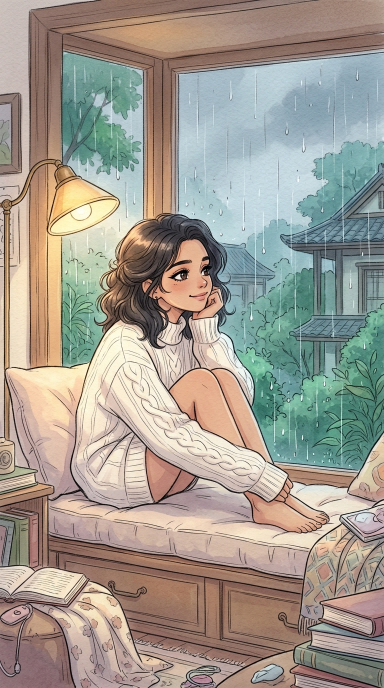
#> input picture projects/series-romantic-animations/04-baarishein-anuv-jain/assets/scene-1.jpg, 768 x 1376 px, found by its file name (shown at 1/2 size)
$ python render_living_cinematic_mv.py
#> lines starting #> are read from the running program, lines starting #| are printed output that depends on the picture
#!/usr/bin/env python3
"""
Living 2D Cinematic Anime Music Video Engine: "Baarishein" - Anuv Jain
Features:
- 4 Distinct Cinematic Shots timed to lyrics:
  1. Shot 1 (0.0s - 5.5s): Girl by rainy window bench (Breathing, 5-frame eye blink, rain streaks, window droplets)
  2. Shot 2 (5.5s - 10.5s): Intimate close-up on wistful smile & rain (Micro-smile, eye blink, falling rain)
  3. Shot 3 (10.5s - 15.5s): Boy joins on bench (Breathing on couple, cozy coffee steam, rain atmosphere)
  4. Shot 4 (15.5s - 21.0s): Emotional close-up eye contact (Dual eye blink, smiling micro-acting, warm golden rim lights)
- Smooth 6-frame cinematic cross-dissolves
- Lato-Bold synced subtitles in Instagram safe zone (MarginV=540)
"""

import math
import random
import subprocess
import sys
from pathlib import Path
import cv2
import numpy as np
from PIL import Image

PROJECT_DIR = Path("projects/series-romantic-animations/04-baarishein-anuv-jain")
ASSETS_DIR = PROJECT_DIR / "assets"
AUDIO_FILE = PROJECT_DIR / "audio" / "baarishein_clip.wav"
OUT_DIR = PROJECT_DIR / "output"
OUT_DIR.mkdir(parents=True, exist_ok=True)
FINAL_MP4 = OUT_DIR / "film_baarishein_romantic.mp4"
SUBTITLE_ASS = OUT_DIR / "baarishein_subtitles.ass"

WIDTH, HEIGHT = 1080, 1920
FPS = 30
DURATION = 21.00
TOTAL_FRAMES = int(DURATION * FPS)

print(f"🎬 Initializing Baarishein Living 2D Anime MV ({TOTAL_FRAMES} frames @ {FPS} fps)...")

# 1. LOAD & PREPARE CANVASES in NATIVE BGR
def load_canvas(path, zoom_crop=False):
#> called with zoom_crop = False
    img = cv2.imread(str(path))
#> img is the input picture: shape (1376, 768, 3); mean B, G, R 144.3, 154.6, 161
    if img is None:
        raise FileNotFoundError(f"Cannot read image: {path}")
    ih, iw = img.shape[:2]
#> ih = 1376; iw = 768
    scale = max(WIDTH / iw, HEIGHT / ih)
#> scale = 1.41
    if zoom_crop:
        scale *= 1.15
    nw, nh = int(iw * scale), int(ih * scale)
#> nw = 1080; nh = 1935
    resized = cv2.resize(img, (nw, nh), interpolation=cv2.INTER_LANCZOS4)
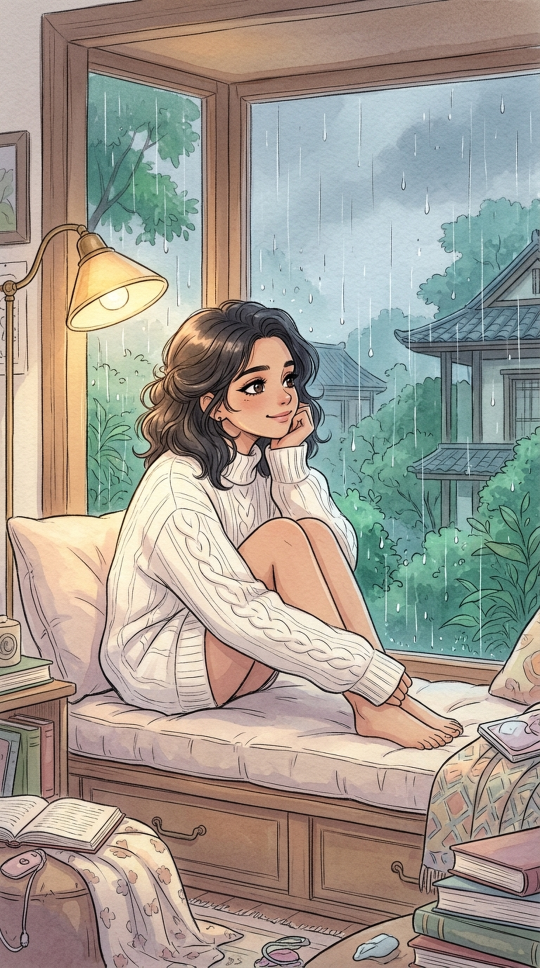
#> resized: shape (1935, 1080, 3) (shown at 1/2 size); mean B, G, R 144.3, 154.6, 161
    ox = max(0, (nw - WIDTH) // 2)
#> ox = 0
    oy = max(0, (nh - HEIGHT) // 2)
#> oy = 7
    return resized[oy:oy + HEIGHT, ox:ox + WIDTH].copy()
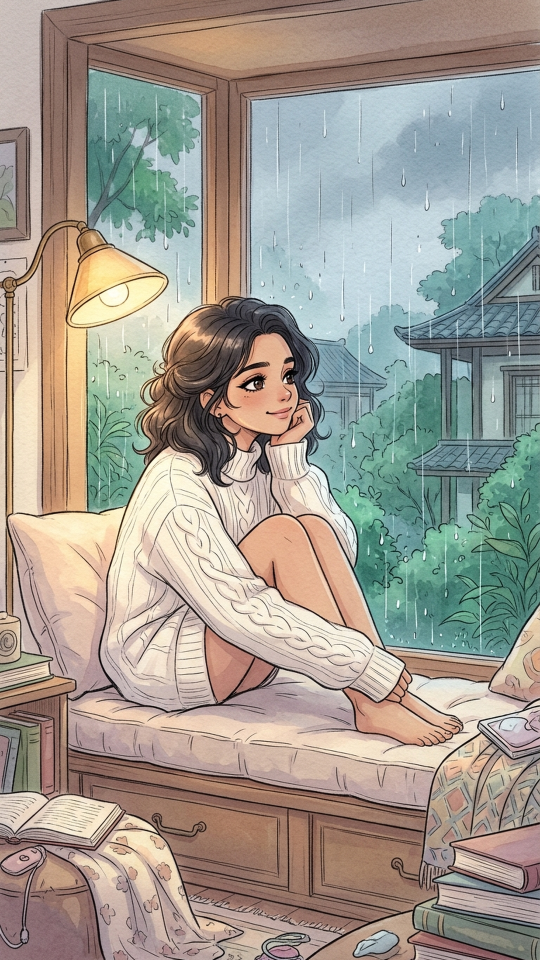
#> returned value: shape (1920, 1080, 3) (shown at 1/2 size); mean of channels 0, 1, 2 144.5, 154.8, 161.1; drawn as B, G, R

canvas_s1 = load_canvas(ASSETS_DIR / "scene-1.jpg")
canvas_s1_close = load_canvas(ASSETS_DIR / "scene-1.jpg", zoom_crop=True)
#> call 2 of load_canvas, with zoom_crop = True
#> in load_canvas (call 2), `return resized[oy:oy + HEIGHT, ox:ox + WIDTH].copy()`:
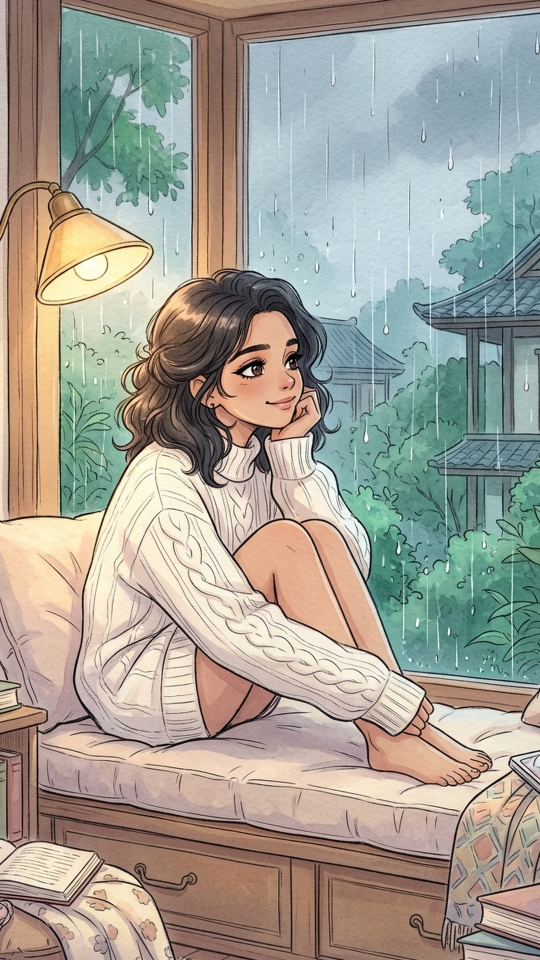
#> returned value: shape (1920, 1080, 3) (shown at 1/2 size); mean of channels 0, 1, 2 148.8, 159.6, 163.7; drawn as B, G, R
canvas_s2 = load_canvas(ASSETS_DIR / "scene-2.jpg")
#> call 3 of load_canvas, with zoom_crop = False
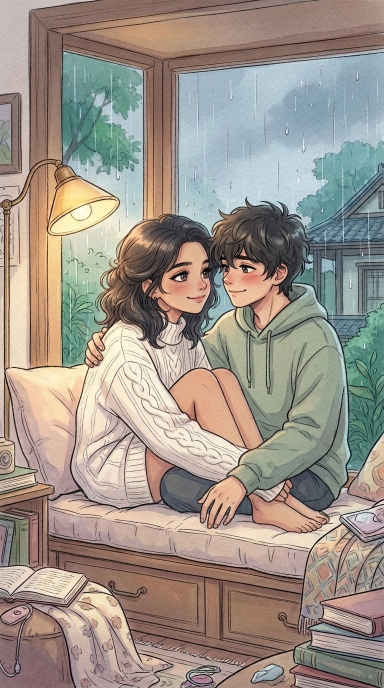
#> input picture projects/series-romantic-animations/04-baarishein-anuv-jain/assets/scene-2.jpg, 768 x 1376 px, found by its file name (shown at 1/2 size)
#> in load_canvas, img is the input picture: shape (1376, 768, 3); mean B, G, R 137.4, 147, 157.1
#> in load_canvas (call 3), `resized = cv2.resize(img, (nw, nh), interpolation=cv2.INTER_LANCZOS4)`:
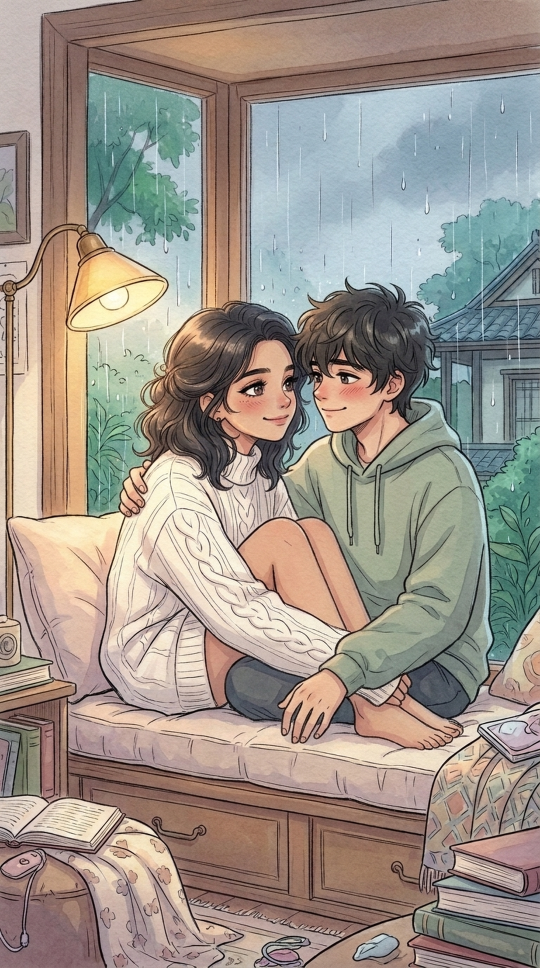
#> resized: shape (1935, 1080, 3) (shown at 1/2 size); mean B, G, R 137.4, 147.1, 157.1
#> in load_canvas (call 3), `return resized[oy:oy + HEIGHT, ox:ox + WIDTH].copy()`:
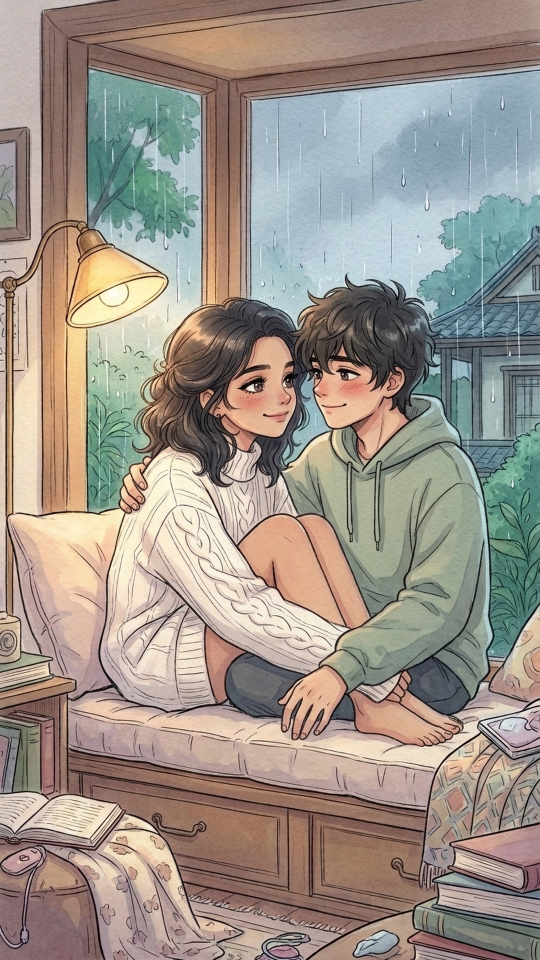
#> returned value: shape (1920, 1080, 3) (shown at 1/2 size); mean of channels 0, 1, 2 137.5, 147.2, 157.1; drawn as B, G, R
canvas_s2_close = load_canvas(ASSETS_DIR / "scene-2.jpg", zoom_crop=True)
#> call 4 of load_canvas, with zoom_crop = True
#> in load_canvas (call 4), `return resized[oy:oy + HEIGHT, ox:ox + WIDTH].copy()`:
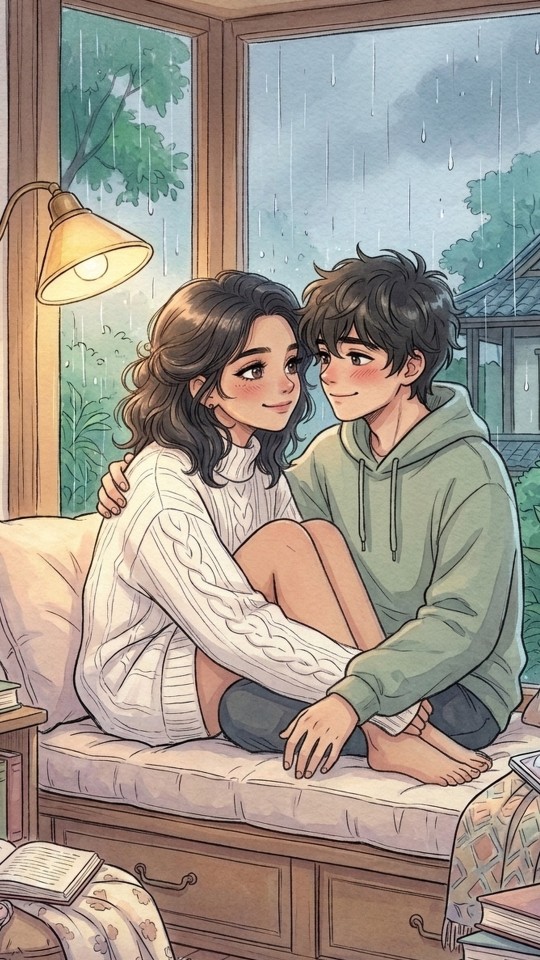
#> returned value: shape (1920, 1080, 3) (shown at 1/2 size); mean of channels 0, 1, 2 140.3, 150.9, 159.7; drawn as B, G, R

print("✅ Loaded all scene canvases in native BGR.")

# 2. WRITE MASTER ASS SUBTITLES
ass_template = """[Script Info]
Title: Baarishein - Living 2D Cinematic MV
ScriptType: v4.00+
WrapStyle: 0
ScaledBorderAndShadow: yes
YCbCr Matrix: TV.709
PlayResX: __WIDTH__
PlayResY: __HEIGHT__

[V4+ Styles]
Format: Name, Fontname, Fontsize, PrimaryColour, SecondaryColour, OutlineColour, BackColour, Bold, Italic, Underline, StrikeOut, ScaleX, ScaleY, Spacing, Angle, BorderStyle, Outline, Shadow, Alignment, MarginL, MarginR, MarginV, Encoding
Style: TitleBadge,Lato,38,&H00FFFFFF,&H000000FF,&H90000000,&H60000000,-1,0,0,0,100,100,2,0,1,2.0,1.0,8,60,60,180,1
Style: LyricGold,Lato,60,&H00FFFFFF,&H000000FF,&H90050810,&H80000000,-1,0,0,0,100,100,1,0,1,3.5,2.0,2,80,80,540,1

[Events]
Format: Layer, Start, End, Style, Name, MarginL, MarginR, MarginV, Effect, Text
Dialogue: 0,0:00:00.50,0:00:04.80,TitleBadge,,0,0,180,,{\\fad(350,450)}ANUV JAIN  |  {\\c&H003CE0FF&}BAARISHEIN
Dialogue: 1,0:00:00.50,0:00:03.50,LyricGold,,0,0,540,,{\\fad(200,200)}{\\c&H003CE0FF&}Tum sun zara,{\\c&H00FFFFFF&} mere paas aa...
Dialogue: 1,0:00:03.50,0:00:07.20,LyricGold,,0,0,540,,{\\fad(200,200)}Ab baithe hain hum bhi {\\c&H003CE0FF&}yahan{\\c&H00FFFFFF&}...
Dialogue: 1,0:00:07.20,0:00:13.00,LyricGold,,0,0,540,,{\\fad(200,200)}Dil ke darmiyan {\\c&H003CE0FF&}baarishein hain{\\c&H00FFFFFF&}...
Dialogue: 1,0:00:13.00,0:00:19.50,LyricGold,,0,0,540,,{\\fad(200,300)}Teri hi baaton pe maine\\N{\\c&H00FFB040&}saja li hai duniya yahan{\\c&H00FFFFFF&}...
Dialogue: 1,0:00:19.50,0:00:20.80,LyricGold,,0,0,540,,{\\fad(200,350)}{\\c&H00FFD700&}Dil ke darmiyan baarishein{\\c&H00FFFFFF&}...
"""
ass_content = ass_template.replace("__WIDTH__", str(WIDTH)).replace("__HEIGHT__", str(HEIGHT))
with open(SUBTITLE_ASS, "w", encoding="utf-8") as f:
    f.write(ass_content)

# 3. PROCEDURAL RAIN PARTICLES
random.seed(88)
rain_streaks = []
for _ in range(70):
    rain_streaks.append({
        "x": random.uniform(-100, 1180),
        "y": random.uniform(-200, 1920),
        "speed": random.uniform(22.0, 34.0),
        "length": random.uniform(20.0, 45.0),
        "alpha": random.uniform(0.25, 0.65),
        "thickness": random.choice([1, 2])
    })

# [141 lines left out: functions apply_rain, apply_handheld_drift, render_shot1, render_shot2, render_shot3, render_shot4, not called in this run]

# 4. MASTER RENDER PIPELINE
ffmpeg_cmd = [
    "ffmpeg", "-y",
    "-f", "rawvideo",
    "-vcodec", "rawvideo",
    "-s", f"{WIDTH}x{HEIGHT}",
    "-pix_fmt", "bgr24",
    "-r", str(FPS),
    "-i", "-",
    "-i", str(AUDIO_FILE),
    "-vf", f"subtitles={SUBTITLE_ASS}:fontsdir=/usr/share/fonts/truetype",
    "-c:v", "libx264",
    "-preset", "veryfast",
    "-crf", "17",
    "-pix_fmt", "yuv420p",
    "-c:a", "aac",
    "-b:a", "256k",
    "-shortest",
    str(FINAL_MP4)
]

print(f"🚀 Rendering Baarishein Living MV -> {FINAL_MP4.name}...")
#> (the run stopped early here; a loop or call above may not have finished)
